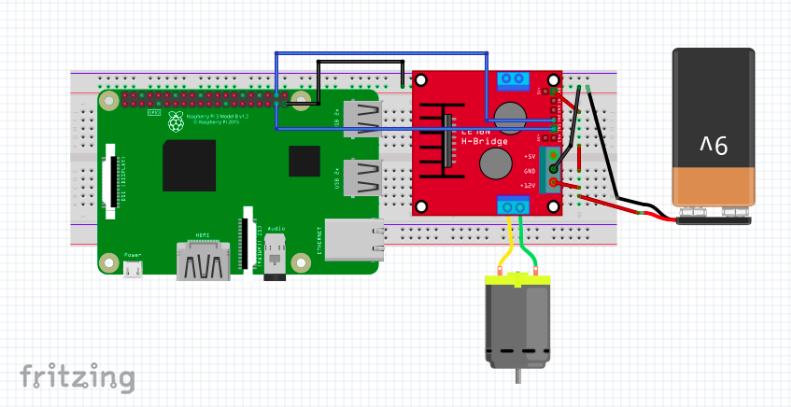
#> input picture assets/motorDC.png, 791 x 407 px
$ python -i identificador_pista.py   (imports and definitions only)
#> lines starting #> are read from the running program, lines starting #| are printed output that depends on the picture; after the words box and inside, x2 and y2 are one past the last pixel; in counts of white or black regions, pixels touching at a corner belong together
#> further down, picture is the input picture: shape (407, 791, 3); mean B, G, R 190.6, 200.3, 196
    #!/usr/bin/python
# -*- coding: utf-8 -*-

import cv2
import numpy as np


def identifica_pista(bgr):
    centro = (bgr.shape[1]//2, bgr.shape[0]//2)
#> centro = (395, 203)

    # Valores para amarelo usando um color picker
    # mascara amarela
    low = np.array([0, 0, 180],dtype=np.uint8)
    high = np.array([180, 80, 255],dtype=np.uint8)
    hsv = cv2.cvtColor(bgr, cv2.COLOR_BGR2HSV)
#> hsv: shape (407, 791, 3); mean H, S, V 52.7, 48.7, 214.3
    mask = cv2.inRange(hsv, low, high)
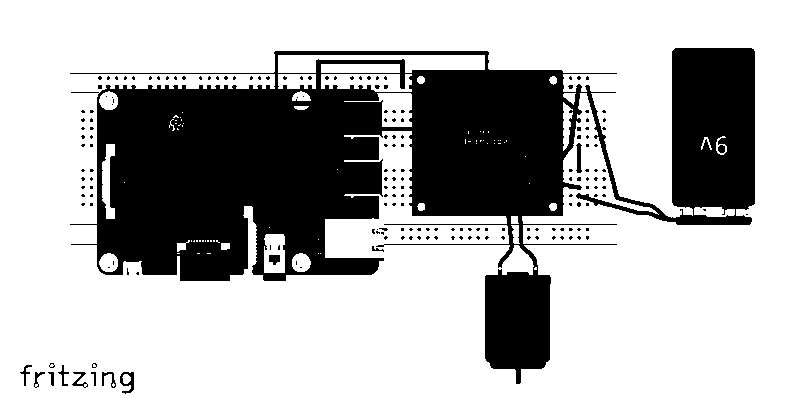
#> mask: shape (407, 791); 69.9% white; 184 black regions (171 under 20 px)

    # Encontramos os contornos na máscara e selecionamos o de maior área
    contornos, arvore = cv2.findContours(mask.copy(), cv2.RETR_TREE, cv2.CHAIN_APPROX_SIMPLE)
#> contornos = 272 contours, 221 with area under 20; largest, box (x1, y1, x2, y2) and area: (0, 0, 791, 407) 320740, (69, 47, 756, 385) 107030, (278, 55, 485, 73) 2112, (321, 74, 412, 92) 1166, (344, 93, 412, 127) 960; arvore = 272 rows, first 6: [-1, -1, 1, -1], [2, -1, -1, 0], [3, 1, -1, 0], [4, 2, -1, 0], [5, 3, -1, 0], [7, 4, 6, 0]


    maior_contorno = None
    maior_contorno_area = 0

    for cnt in contornos:
        area = cv2.contourArea(cnt)
        if area > maior_contorno_area:
            maior_contorno = cnt
            maior_contorno_area = area
#> this loop made 272 passes
#> (area, maior_contorno, maior_contorno_area) on pass 1: (320740, [[0, 0], [0, 406], [790, 406], [790, 0]], 320740)
#> area on passes 6, 7, 8, 10, 11, 12: 253, 54, 131, 51.5, 120, 63.5
#> after the loop, maior_contorno_area = 320740

    media = None
    if not maior_contorno is None:
        try:
            p = center_of_mass(maior_contorno) # centro de massa
            crosshair(bgr, p, 20, (128,128,0))
            maior_contorno = np.reshape(maior_contorno, (maior_contorno.shape[0], 2))
            media = maior_contorno.mean(axis=0)
            media = media.astype(np.int32)

        except:
            p = centro
            crosshair(bgr, p, 20, (128,128,0))

    return media, centro


# Função centro de massa baseada na aula 02  https://github.com/Insper/robot202/blob/master/aula02/aula02_Exemplos_Adicionais.ipynb
# Esta função calcula centro de massa de máscara binária 0-255 também, não só de contorno
def center_of_mass(mask):
    """ Retorna uma tupla (cx, cy) que desenha o centro do contorno"""
    M = cv2.moments(mask)
#> M = moments, m00 320740, centre m10/m00, m01/m00 = (395, 203)

    # Usando a expressão do centróide definida em: https://en.wikipedia.org/wiki/Image_moment
    cX = int(M["m10"] / M["m00"])
#> cX = 395
    cY = int(M["m01"] / M["m00"])
#> cY = 203
#> in identifica_pista, `p = center_of_mass(maior_contorno)`: p = [395, 203]
    return [int(cX), int(cY)]


def crosshair(img, point, size, color):
    """ Desenha um crosshair centrado no point.
        point deve ser uma tupla (x,y)
        color é uma tupla R,G,B uint8
    """
#> called with size = 20, color = (128, 128, 0)
    x,y = point
#> x = 395; y = 203
    cv2.line(img,(x - size,y),(x + size,y),color,5)
    cv2.line(img,(x,y - size),(x, y + size),color,5)
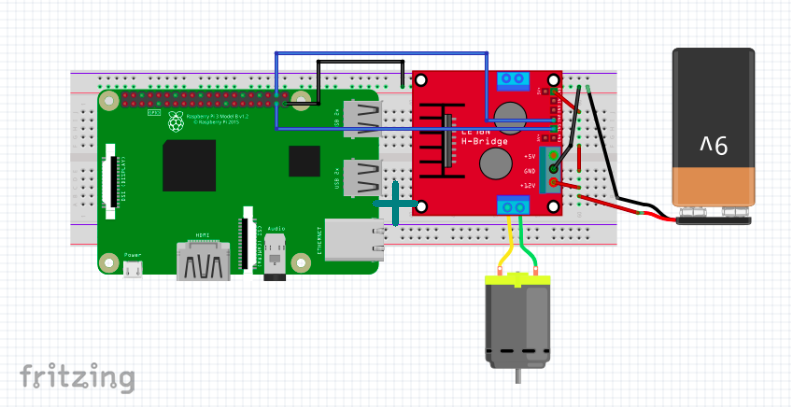
#> img: shape (407, 791, 3); mean B, G, R 190.6, 200.2, 195.7


def center_of_mass_region(mask, x1, y1, x2, y2):
    # Para fins de desenho
    mask_bgr = cv2.cvtColor(mask, cv2.COLOR_GRAY2BGR)
    clipped = mask[y1:y2, x1:x2]
    c = center_of_mass(clipped)
    c[0]+=x1
    c[1]+=y1
    crosshair(mask_bgr, c, 10, (0,0,255))
    return mask_bgr

>>> import cv2
>>> picture = cv2.imread('../../assets/motorDC.png')
>>> result = identifica_pista(picture)
#> in identifica_pista, `media = maior_contorno.mean(axis=0)`: media = [395, 203]
#> result = ([395, 203], (395, 203))

$ run again, on assets/sensor.png
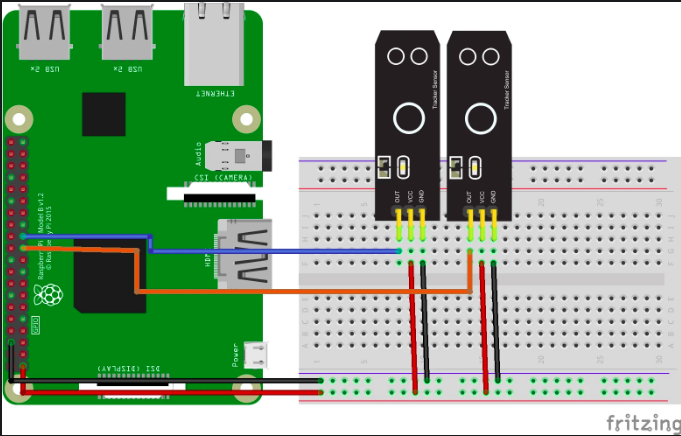
#> input picture assets/sensor.png, 681 x 436 px
#> picture is the input picture: shape (436, 681, 3); mean B, G, R 147.6, 174, 147.6
#> hsv: shape (436, 681, 3); mean H, S, V 39.3, 70.7, 179.7
#> in identifica_pista, `mask = cv2.inRange(hsv, low, high)`:
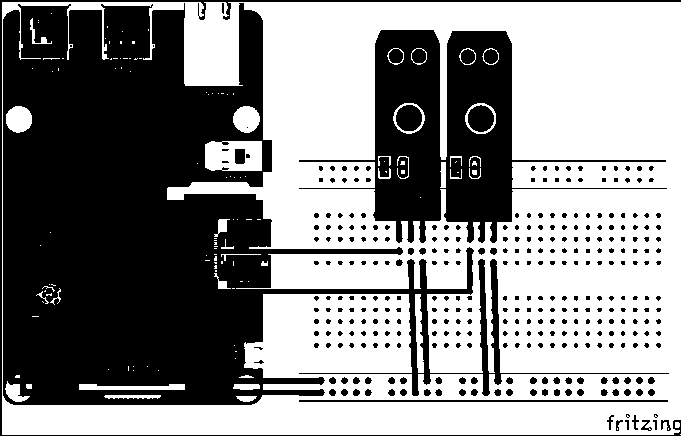
#> mask: shape (436, 681); 54.6% white; 339 black regions (252 under 20 px)
#> contornos = 473 contours, 112 with area under 20; largest, box (x1, y1, x2, y2) and area: (2, 2, 681, 435) 292628, (2, 2, 670, 406) 106594, (298, 29, 668, 244) 27436, (205, 141, 262, 171) 1589, (298, 399, 669, 403) 1108; arvore = 473 rows, first 6: [1, -1, -1, -1], [2, 0, -1, -1], [-1, 1, 3, -1], [4, -1, -1, 2], [6, 3, 5, 2], [-1, -1, -1, 4]
#> the loop in identifica_pista, `for cnt in contornos:` made 473 passes
#> (area, maior_contorno_area) on pass 3: (292628.5, 292628.5)
#> after the loop in identifica_pista, `for cnt in contornos:`: maior_contorno = contour of 72 points, box (x1, y1, x2, y2) (2, 2, 681, 435), area 292628; maior_contorno_area = 292628.5
#> M = moments, m00 292628.5, centre m10/m00, m01/m00 = (341, 218)
#> cX = 340
#> cY = 218
#> p = [340, 218]
#> x = 340; y = 218
#> in crosshair, `cv2.line(img,(x,y - size),(x, y + size),color,5)`:
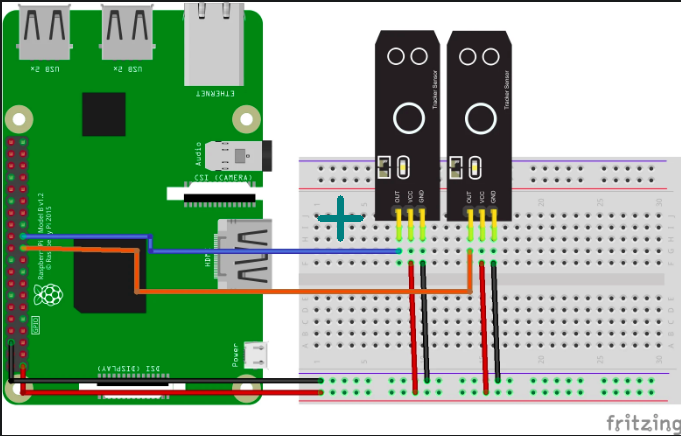
#> img: shape (436, 681, 3); mean B, G, R 147.4, 173.9, 147.2
#> in identifica_pista, `maior_contorno = np.reshape(maior_contorno, (maior_contorno.shape[0], ..`: maior_contorno = 72 pairs, first value 2 to 680, second value 2 to 434
#> in identifica_pista, `media = maior_contorno.mean(axis=0)`: media = [298.7, 92.49]
#> in identifica_pista, `media = media.astype(np.int32)`: media = [298, 92]
#> result = ([298, 92], (340, 218))
